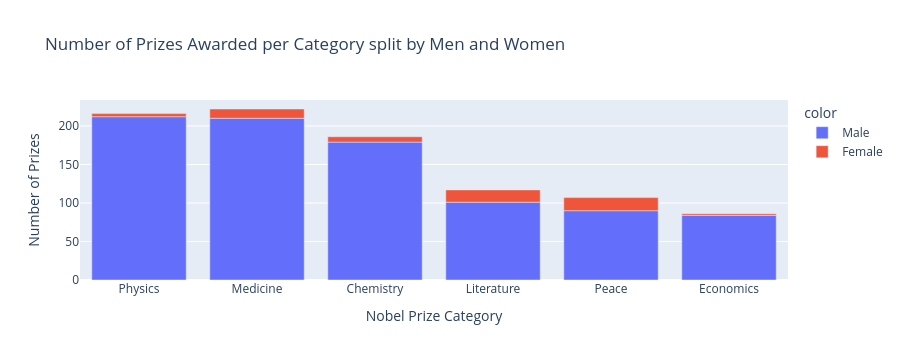

The notebook cell saved with this chart:
### Code cell
v_bar_split=px.bar(x = cat_men_women.category,
                     y = cat_men_women.prize,
                     color = cat_men_women.sex,
                     title='Number of Prizes Awarded per Category split by Men and Women')
v_bar_split.update_layout(xaxis_title='Nobel Prize Category',
                         yaxis_title='Number of Prizes')
v_bar_split.show()

### Figure 1 — Plotly figure (JSON) as saved in the notebook; plotly's stock layout.template omitted (floating-point values rounded to 4 significant figures)
{"data": [{"hovertemplate": "color=Male<br>x=%{x}<br>y=%{y}<extra></extra>", "legendgroup": "Male", "marker": {"color": "#636efa", "pattern": {"shape": ""}}, "name": "Male", "orientation": "v", "showlegend": true, "textposition": "auto", "type": "bar", "x": ["Physics", "Medicine", "Chemistry", "Literature", "Peace", "Economics"], "xaxis": "x", "y": [212, 210, 179, 101, 90, 84], "yaxis": "y"}, {"hovertemplate": "color=Female<br>x=%{x}<br>y=%{y}<extra></extra>", "legendgroup": "Female", "marker": {"color": "#EF553B", "pattern": {"shape": ""}}, "name": "Female", "orientation": "v", "showlegend": true, "textposition": "auto", "type": "bar", "x": ["Peace", "Literature", "Medicine", "Chemistry", "Physics", "Economics"], "xaxis": "x", "y": [17, 16, 12, 7, 4, 2], "yaxis": "y"}], "layout": {"barmode": "relative", "height": 360, "legend": {"title": {"text": "color"}, "tracegroupgap": 0}, "title": {"text": "Number of Prizes Awarded per Category split by Men and Women"}, "xaxis": {"anchor": "y", "autorange": true, "domain": [0, 1], "range": [-0.5, 5.5], "title": {"text": "Nobel Prize Category"}, "type": "category"}, "yaxis": {"anchor": "x", "autorange": true, "domain": [0, 1], "range": [0, 233.7], "title": {"text": "Number of Prizes"}, "type": "linear"}}}
